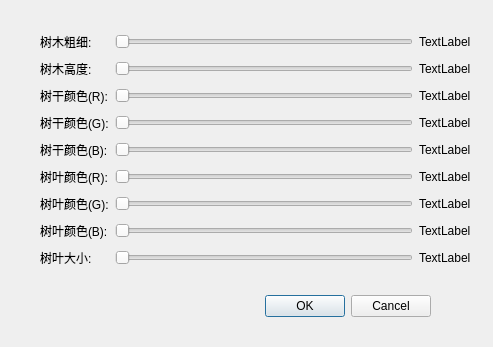
<?xml version="1.0" encoding="UTF-8"?>
<ui version="4.0">
 <class>NaiveTreeDialog</class>
 <widget class="QDialog" name="NaiveTreeDialog">
  <property name="geometry">
   <rect>
    <x>0</x>
    <y>0</y>
    <width>493</width>
    <height>347</height>
   </rect>
  </property>
  <property name="windowTitle">
   <string>设置简易树木参数</string>
  </property>
  <widget class="QDialogButtonBox" name="buttonBox">
   <property name="geometry">
    <rect>
     <x>90</x>
     <y>290</y>
     <width>341</width>
     <height>32</height>
    </rect>
   </property>
   <property name="orientation">
    <enum>Qt::Horizontal</enum>
   </property>
   <property name="standardButtons">
    <set>QDialogButtonBox::Cancel|QDialogButtonBox::Ok</set>
   </property>
  </widget>
  <widget class="QWidget" name="gridLayoutWidget">
   <property name="geometry">
    <rect>
     <x>40</x>
     <y>30</y>
     <width>431</width>
     <height>246</height>
    </rect>
   </property>
   <layout class="QGridLayout" name="gridLayout">
    <item row="7" column="2">
     <widget class="QLabel" name="leafB_label">
      <property name="text">
       <string>TextLabel</string>
      </property>
     </widget>
    </item>
    <item row="6" column="1">
     <widget class="QSlider" name="leafG_slider">
      <property name="orientation">
       <enum>Qt::Horizontal</enum>
      </property>
     </widget>
    </item>
    <item row="7" column="1">
     <widget class="QSlider" name="leafB_slider">
      <property name="orientation">
       <enum>Qt::Horizontal</enum>
      </property>
     </widget>
    </item>
    <item row="8" column="2">
     <widget class="QLabel" name="leaf_size_label">
      <property name="text">
       <string>TextLabel</string>
      </property>
     </widget>
    </item>
    <item row="6" column="2">
     <widget class="QLabel" name="leafG_label">
      <property name="text">
       <string>TextLabel</string>
      </property>
     </widget>
    </item>
    <item row="1" column="2">
     <widget class="QLabel" name="height_label">
      <property name="text">
       <string>TextLabel</string>
      </property>
     </widget>
    </item>
    <item row="5" column="0">
     <widget class="QLabel" name="label_5">
      <property name="text">
       <string>树叶颜色(R):</string>
      </property>
     </widget>
    </item>
    <item row="6" column="0">
     <widget class="QLabel" name="label_6">
      <property name="text">
       <string>树叶颜色(G):</string>
      </property>
     </widget>
    </item>
    <item row="0" column="2">
     <widget class="QLabel" name="radius_label">
      <property name="text">
       <string>TextLabel</string>
      </property>
     </widget>
    </item>
    <item row="5" column="1">
     <widget class="QSlider" name="leafR_slider">
      <property name="orientation">
       <enum>Qt::Horizontal</enum>
      </property>
     </widget>
    </item>
    <item row="7" column="0">
     <widget class="QLabel" name="label_7">
      <property name="text">
       <string>树叶颜色(B):</string>
      </property>
     </widget>
    </item>
    <item row="8" column="0">
     <widget class="QLabel" name="label_8">
      <property name="text">
       <string>树叶大小:</string>
      </property>
     </widget>
    </item>
    <item row="0" column="0">
     <widget class="QLabel" name="label">
      <property name="text">
       <string>树木粗细:</string>
      </property>
     </widget>
    </item>
    <item row="1" column="0">
     <widget class="QLabel" name="label_2">
      <property name="text">
       <string>树木高度:</string>
      </property>
     </widget>
    </item>
    <item row="0" column="1">
     <widget class="QSlider" name="base_radius_slider">
      <property name="orientation">
       <enum>Qt::Horizontal</enum>
      </property>
     </widget>
    </item>
    <item row="1" column="1">
     <widget class="QSlider" name="height_slider">
      <property name="orientation">
       <enum>Qt::Horizontal</enum>
      </property>
     </widget>
    </item>
    <item row="4" column="1">
     <widget class="QSlider" name="rootB_slider">
      <property name="orientation">
       <enum>Qt::Horizontal</enum>
      </property>
     </widget>
    </item>
    <item row="4" column="0">
     <widget class="QLabel" name="label_12">
      <property name="text">
       <string>树干颜色(B):</string>
      </property>
     </widget>
    </item>
    <item row="3" column="0">
     <widget class="QLabel" name="label_13">
      <property name="text">
       <string>树干颜色(G):</string>
      </property>
     </widget>
    </item>
    <item row="2" column="0">
     <widget class="QLabel" name="label_11">
      <property name="text">
       <string>树干颜色(R):</string>
      </property>
     </widget>
    </item>
    <item row="3" column="1">
     <widget class="QSlider" name="rootG_slider">
      <property name="orientation">
       <enum>Qt::Horizontal</enum>
      </property>
     </widget>
    </item>
    <item row="5" column="2">
     <widget class="QLabel" name="leafR_label">
      <property name="text">
       <string>TextLabel</string>
      </property>
     </widget>
    </item>
    <item row="8" column="1">
     <widget class="QSlider" name="leaf_size_slider">
      <property name="orientation">
       <enum>Qt::Horizontal</enum>
      </property>
     </widget>
    </item>
    <item row="2" column="1">
     <widget class="QSlider" name="rootR_slider">
      <property name="orientation">
       <enum>Qt::Horizontal</enum>
      </property>
     </widget>
    </item>
    <item row="2" column="2">
     <widget class="QLabel" name="rootR_label">
      <property name="text">
       <string>TextLabel</string>
      </property>
     </widget>
    </item>
    <item row="3" column="2">
     <widget class="QLabel" name="rootG_label">
      <property name="text">
       <string>TextLabel</string>
      </property>
     </widget>
    </item>
    <item row="4" column="2">
     <widget class="QLabel" name="rootB_label">
      <property name="text">
       <string>TextLabel</string>
      </property>
     </widget>
    </item>
   </layout>
  </widget>
 </widget>
 <resources/>
 <connections>
  <connection>
   <sender>buttonBox</sender>
   <signal>accepted()</signal>
   <receiver>NaiveTreeDialog</receiver>
   <slot>accept()</slot>
   <hints>
    <hint type="sourcelabel">
     <x>248</x>
     <y>254</y>
    </hint>
    <hint type="destinationlabel">
     <x>157</x>
     <y>274</y>
    </hint>
   </hints>
  </connection>
  <connection>
   <sender>buttonBox</sender>
   <signal>rejected()</signal>
   <receiver>NaiveTreeDialog</receiver>
   <slot>reject()</slot>
   <hints>
    <hint type="sourcelabel">
     <x>316</x>
     <y>260</y>
    </hint>
    <hint type="destinationlabel">
     <x>286</x>
     <y>274</y>
    </hint>
   </hints>
  </connection>
 </connections>
</ui>
